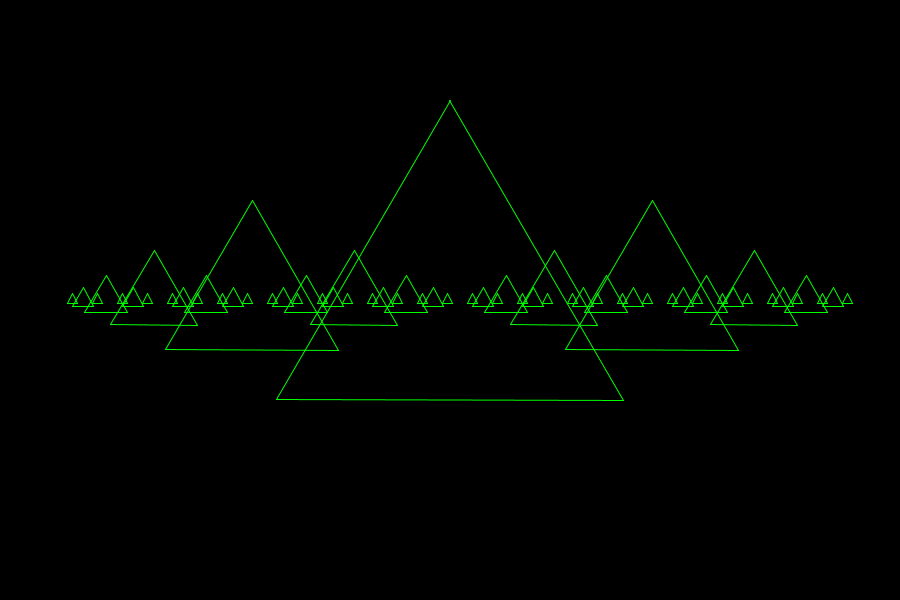
Frame 1 (no input)
Frame 60 (the mouse pressed at the canvas centre just before this capture): identical to frame 1, image omitted
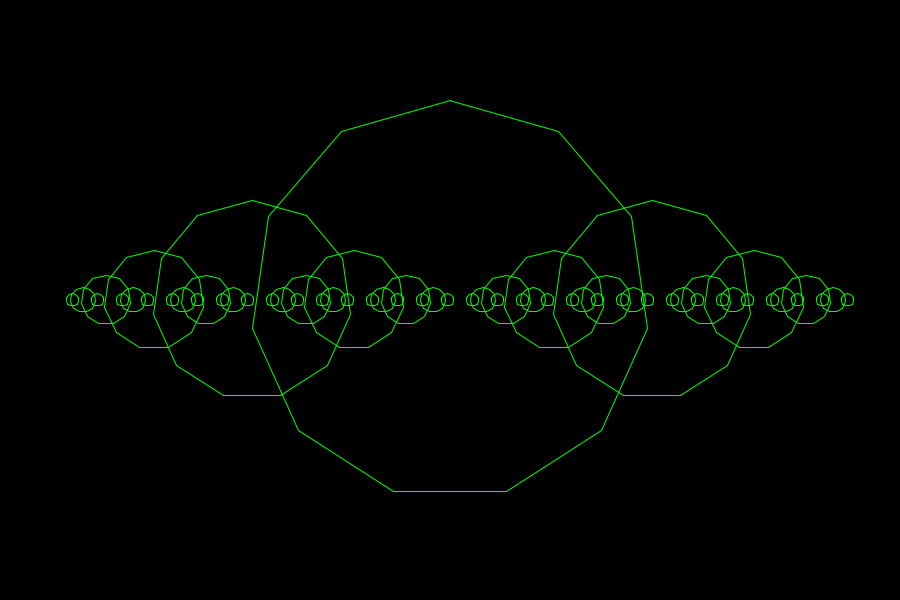
Frame 120 (the mouse held since frame 60 and released just before this capture)

The Processing sketch that drew these frames (run headless with seeded random() and noise(); from frame 60 on, the mouse is pressed at the canvas centre):

// Processing sketch: polarPolyRecursion
// ── polarPolyRecursion.pde
 int n;

void setup() {
  size(900, 600);
  stroke(0, 255, 0);
}

void draw() {
  translate(width/2, height/2);
  background(0);
  stroke(0, 255, 0);
  n = floor(map(mouseY, 0, height, 3, 20));
  //drawpoly(0,0, 100);
  drawRecursivePoly(0,0,200,5);
}


void drawpoly(float x,float y, float radius) {
  // this will work like the ellipse function
  for (int i =0; i<n; i++) {  // 1/n gets a number less than zero that when multipled by TWO_PI gets the angel in radians
    float angle = i/float(n) - 0.25; //need to convert to a float
    //println(angle);//  the - 0.25 makes the image straight
    float vx = radius * cos(angle *TWO_PI);
    float vy = radius * sin(angle*TWO_PI);
    float v1x= radius * cos((angle+1/float(n))*TWO_PI);
    float v1y= radius * sin((angle+1/float(n))*TWO_PI);
    line(vx+x, vy+y, v1x+x, v1y+y);
  }
}


void drawRecursivePoly(float x, float y, float radius, int depth){
  // this is like the simple recursion example  by dan shiffman 
  drawpoly(x,y,radius);
  
  if (depth>0){
    drawRecursivePoly(x+radius+2,y,radius*0.5,depth-1);
    drawRecursivePoly(x-radius+2,y,radius*0.5,depth-1);
  }
  
}
